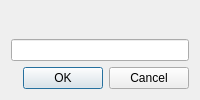
<?xml version="1.0" encoding="UTF-8"?>
<ui version="4.0">
 <class>RenameNodeDialog</class>
 <widget class="QDialog" name="RenameNodeDialog">
  <property name="windowTitle"><string>Rename Node</string></property>
  <layout class="QVBoxLayout" name="mainLayout">
   <item><widget class="QLabel" name="nameLabel"/></item>
   <item><widget class="QLineEdit" name="nameEdit"/></item>
   <item>
    <widget class="QDialogButtonBox" name="buttonBox">
     <property name="standardButtons"><set>QDialogButtonBox::Cancel|QDialogButtonBox::Ok</set></property>
    </widget>
   </item>
  </layout>
 </widget>
 <resources/>
 <connections/>
</ui>
